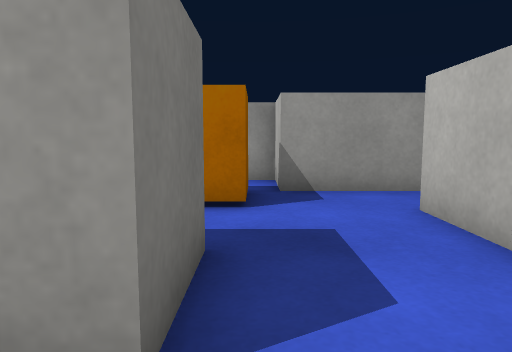
view 1 (above)

16 first-person views from a walk through a 3-D level made in the Unity game engine. The camera is 0.55 m above the floor, tilts 6° down and sees 70° across. The floor is counted in squares, 0.5 m on a side. Each view is taken from the middle of a square. On the plan, view 1 faces up. The plan holds only what a view shows up to about 14 squares ahead; the rest is blank. The player is left out. Surface patterns are stand-ins for the level's own textures.

view 2
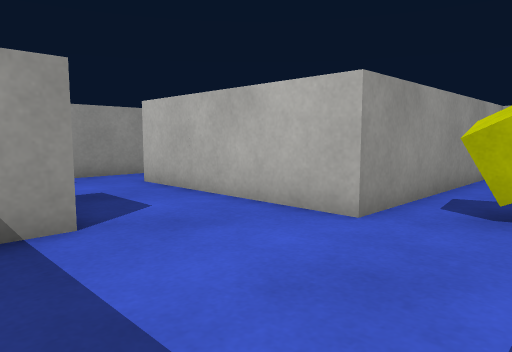

view 3
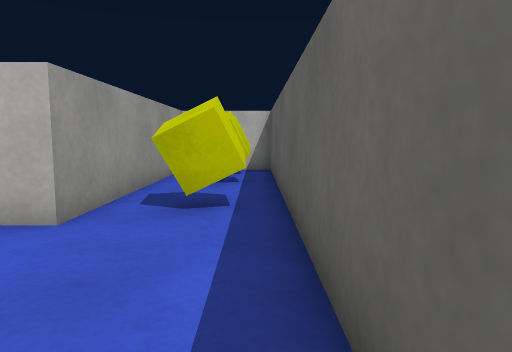

view 4
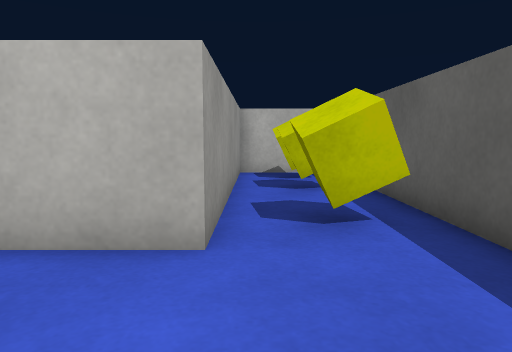

view 5
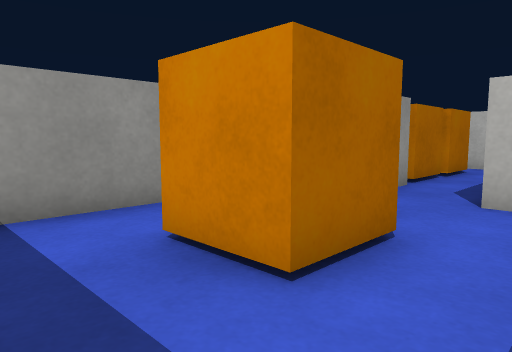

view 6
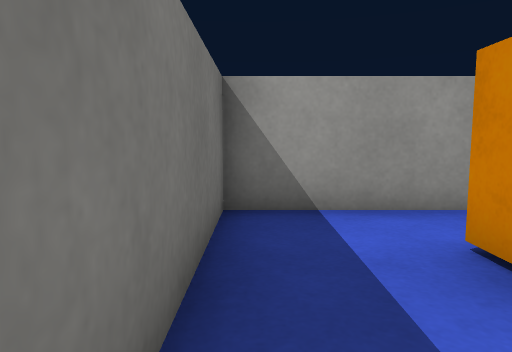

view 7
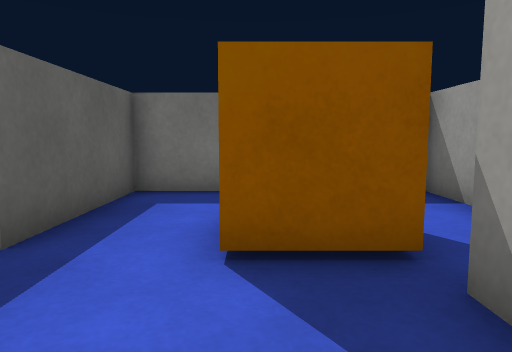

view 8
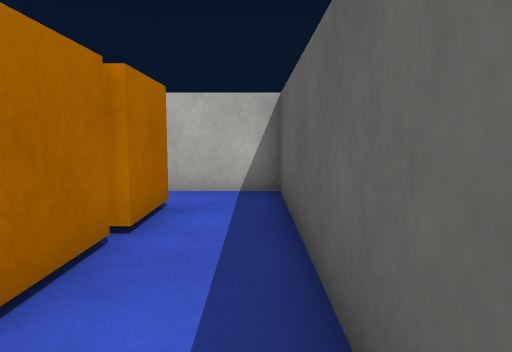

view 9
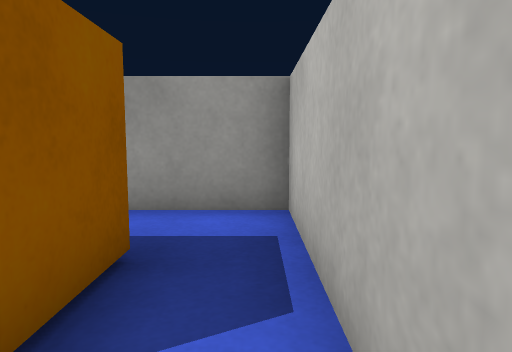

view 10
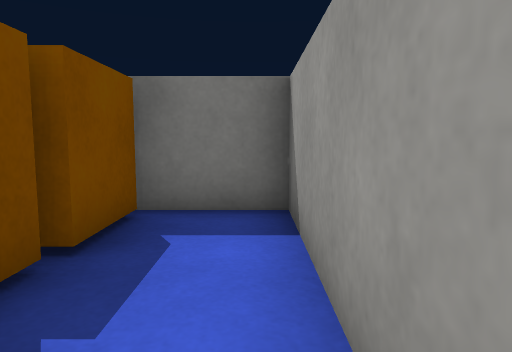

view 11
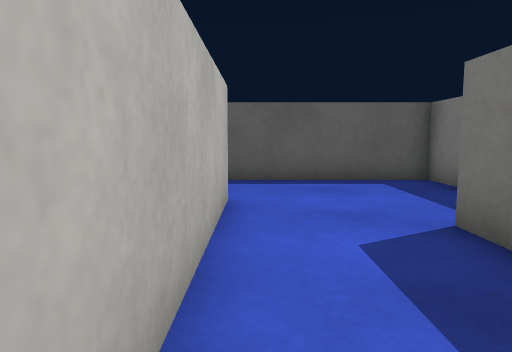

view 12
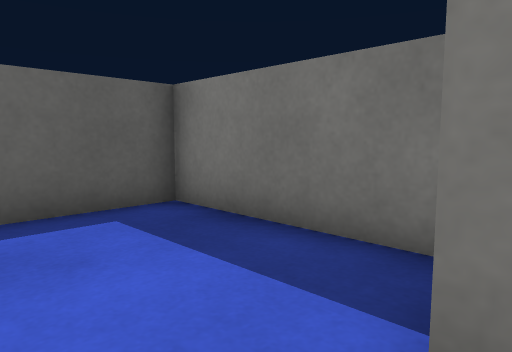

view 13
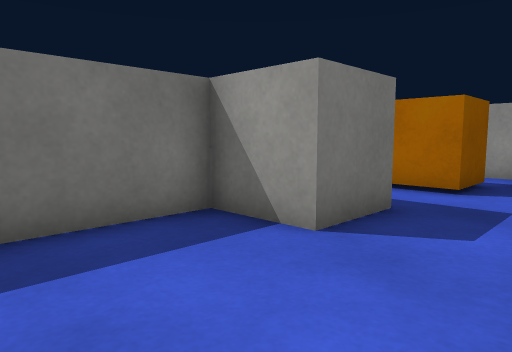

view 14
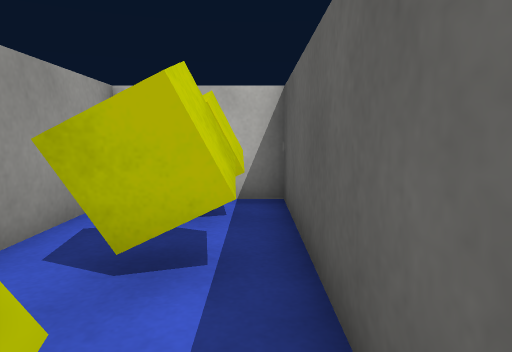

view 15
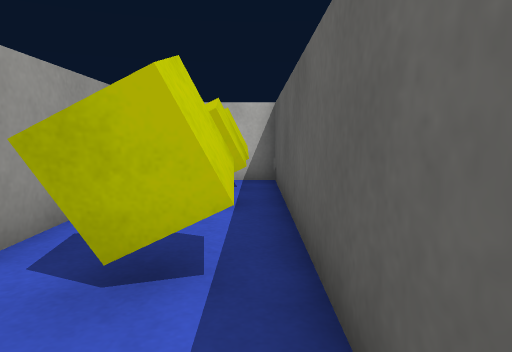

view 16
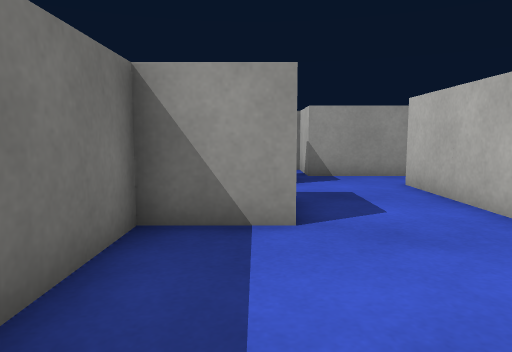

### Floor plan
Ten units are one square. View 1 is at (0, 0); x grows to the right and y downward. Boxes are objects, and circles mark ways between rooms. Rooms are numbered by the first view taken in them; rooms with no view inside come last. Other rooms are left out.
<svg viewBox="-50 -120 160 160">
<path fill="none" stroke="#000" d="M25 -75 5 -75 5 -95 -45 -95 -45 -35 -5 -35 -5 -15 -25 -15 -25 35 105 35 105 5M100 5 25 5 25 -55M45 -75 25 -75M36 -55 105 -55 105 -115 45 -115 45 -91"/>
<rect x="-25" y="-75" width="30" height="20" fill="#bbb"><title>orange box</title></rect>
<rect x="25" y="15" width="20" height="10" fill="#bbb"><title>yellow cube</title></rect>
<rect x="65" y="15" width="10" height="20" fill="#bbb"><title>yellow cube</title></rect>
<rect x="85" y="15" width="10" height="20" fill="#bbb"><title>yellow cube</title></rect>
<rect x="45" y="-95" width="30" height="20" fill="#bbb"><title>orange box</title></rect>
<rect x="75" y="-95" width="20" height="20" fill="#bbb"><title>orange box</title></rect>
<circle cx="35" cy="-65" r="3" fill="#2a7"/>
<text x="10" y="-20">1</text>
<text x="70" y="-80">2</text>
</svg>
Room 1 opens to room 2.

Where each view was taken, in squares from view 1:
view 1: 0 up, 0 right, facing up
view 2: 3 down, 2 left, facing up-right
view 3: 3 down, 2 left, facing right
view 4: 1 down, 1 left, facing right
view 5: 4 up, 4 left, facing up-right
view 6: 4 up, 4 left, facing up
view 7: 6 up, 3 right, facing left
view 8: 6 up, 3 right, facing right
view 9: 6 up, 10 right, facing up
view 10: 11 up, 10 right, facing left
view 11: 6 up, 2 right, facing down
view 12: 2 up, 1 right, facing down-left
view 13: 2 down, 2 right, facing up-left
view 14: 3 down, 4 right, facing right
view 15: 3 down, 1 right, facing right
view 16: 3 down, 1 left, facing up
